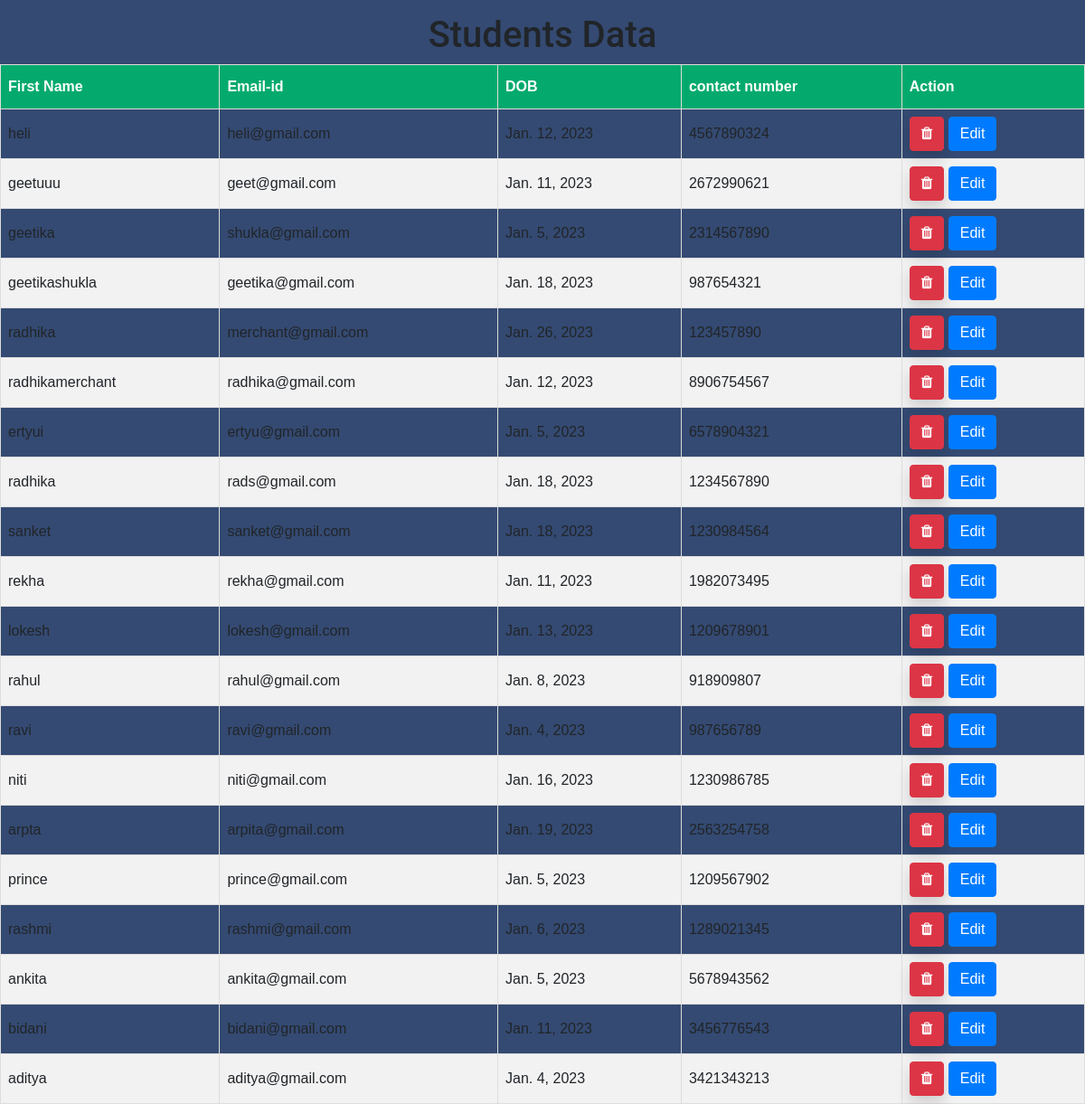
Screenshot of /table/ with the database file from the repository.
### app/models.py (models this page shows)
class User(models.Model):
    name = models.CharField(max_length=200)
    email = models.EmailField(max_length=200)
    DOB  = models.DateField()
    password = models.CharField(max_length=250)
    contact = models.IntegerField()

### app/views.py (the view)
# urls.py: path('table/',views.table),
def table(request):
    data = User.objects.all()
    return render(request,"table.html",{"data":data})

### app/templates/table.html (shortened to what this page needs)
{% load static %}
{%load bootstrap3%}
<!DOCTYPE html>
<html>
<head>
 <link rel="stylesheet" href="https://maxcdn.bootstrapcdn.com/bootstrap/4.5.2/css/bootstrap.min.css">
<link rel="stylesheet" href="https://cdnjs.cloudflare.com/ajax/libs/font-awesome/4.7.0/css/font-awesome.min.css">
 <link href="{% static 'style.css' %}" rel="stylesheet"/>
</head>
</head>
<body>
<h1>Students Data</h1>
<table id="customers">
  <tr>
  <th>First Name</th>
  <th>Email-id</th>
  <th>DOB</th>
  <th>contact number</th>
 <th>Action</th>
  </tr>
  {% if data %}
  <tbody>
 {% for person in data %}
  <tr>
  <td>{{person.name}}</td>
  <td>{{person.email}}</td>
  <td>{{person.DOB}}
  <td>{{person.contact}}</td>
   <td><div>
    <a href="{% url 'delete' person.pk %}" type="submit" class="btn btn-danger shadow btn-xs sharp me-1"
                      data-bs-target="#delete" ... onclick="return confirm('Are you sure you want to delete this?') ">
                      <i class="fa fa-trash"></i>
                    </a>
    <a href="/update_view/{{person.id}}/" class="btn btn-primary">Edit</a>
    </div>
  </td>
  </tr>
   {% endfor %}
</tbody>
{%else%}
<p>No data available</p>
{%endif%}
</table>
</body>
</html>

### app/static/style.css (style rules this page uses)
body { background-color: #344a72; font-family: "Roboto", sans-serif; }
h1 { text-align: center; padding-top: 15px; }

### app/templates/table.html (style rules this page uses)
#customers { font-family: Arial, Helvetica, sans-serif; border-collapse: collapse; width: 100%; }
#customers td, #customers th { border: 1px solid #ddd; padding: 8px; }
#customers tr:nth-child(even) { background-color: #f2f2f2; }
#customers th { padding-top: 12px; padding-bottom: 12px; text-align: left; background-color: #04AA6D; color: white; }

### rows the page displays
User: name "heli", email "heli@gmail.com", DOB "Jan. 12, 2023", contact "4567890324"
User: name "geetuuu", email "geet@gmail.com", DOB "Jan. 11, 2023", contact "2672990621"
User: name "geetika", email "shukla@gmail.com", DOB "Jan. 5, 2023", contact "2314567890"
User: name "geetikashukla", email "geetika@gmail.com", DOB "Jan. 18, 2023", contact "987654321"
User: name "radhika", email "merchant@gmail.com", DOB "Jan. 26, 2023", contact "123457890"
User: name "radhikamerchant", email "radhika@gmail.com", DOB "Jan. 12, 2023", contact "8906754567"
User: name "ertyui", email "ertyu@gmail.com", DOB "Jan. 5, 2023", contact "6578904321"
User: name "radhika", email "rads@gmail.com", DOB "Jan. 18, 2023", contact "1234567890"
User: name "sanket", email "sanket@gmail.com", DOB "Jan. 18, 2023", contact "1230984564"
User: name "rekha", email "rekha@gmail.com", DOB "Jan. 11, 2023", contact "1982073495"
User: name "lokesh", email "lokesh@gmail.com", DOB "Jan. 13, 2023", contact "1209678901"
User: name "rahul", email "rahul@gmail.com", DOB "Jan. 8, 2023", contact "918909807"
User: name "ravi", email "ravi@gmail.com", DOB "Jan. 4, 2023", contact "987656789"
User: name "niti", email "niti@gmail.com", DOB "Jan. 16, 2023", contact "1230986785"
User: name "arpta", email "arpita@gmail.com", DOB "Jan. 19, 2023", contact "2563254758"
User: name "prince", email "prince@gmail.com", DOB "Jan. 5, 2023", contact "1209567902"
User: name "rashmi", email "rashmi@gmail.com", DOB "Jan. 6, 2023", contact "1289021345"
User: name "ankita", email "ankita@gmail.com", DOB "Jan. 5, 2023", contact "5678943562"
User: name "bidani", email "bidani@gmail.com", DOB "Jan. 11, 2023", contact "3456776543"
User: name "aditya", email "aditya@gmail.com", DOB "Jan. 4, 2023", contact "3421343213"
